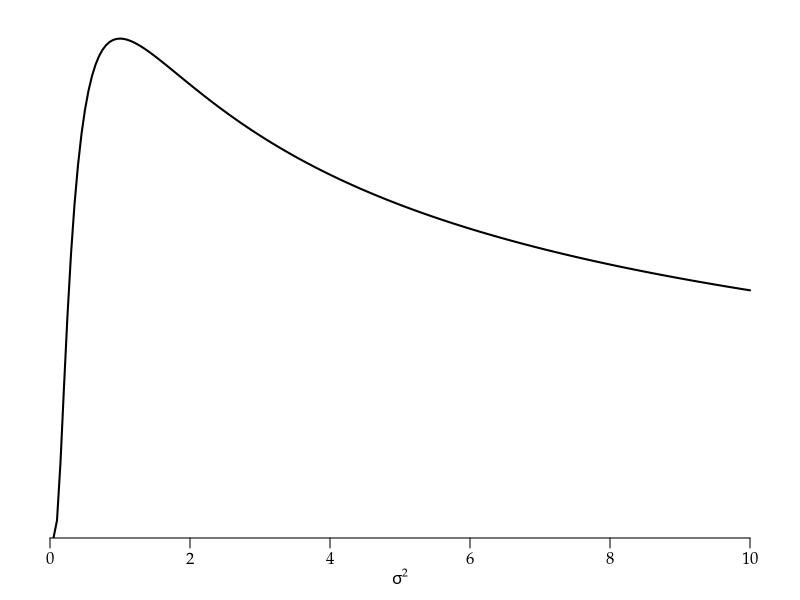

This chart was generated by the following R code: (Note: this script raises an error after producing the figure.)
args = commandArgs()
basename = sub(".R$", "", sub("^--file=(.*/)?", "", args[grep("^--file=", args)]))
if (length(basename) != 0)
    pdf(file=paste0(basename, "_tmp.pdf"), colormodel="gray", width=4, height=3)
par(family="Palatino")
par(mgp=c(1.5,0.5,0)) # title and axis margins. default: c(3,1,0)
par(mar=c(3,1,1,1)+0.1) # bottom, left, top, right margins. default: c(5,4,4,2)+0.1
plot(NULL, xlim=c(0,10), ylim=c(0,0.25),
     xlab=expression(italic(sigma)^2), ylab="", yaxs="i", axes=FALSE)
axis(1)
curve(1/sqrt(2*pi*x)*exp(-1/(2*x)), lwd=2, n=201, add=TRUE)
dev.off()
embedFonts(paste0(basename, "_tmp.pdf"), outfile=paste0(basename, ".pdf"),
           options="-c \"<</NeverEmbed []>> setdistillerparams\" -f ")
